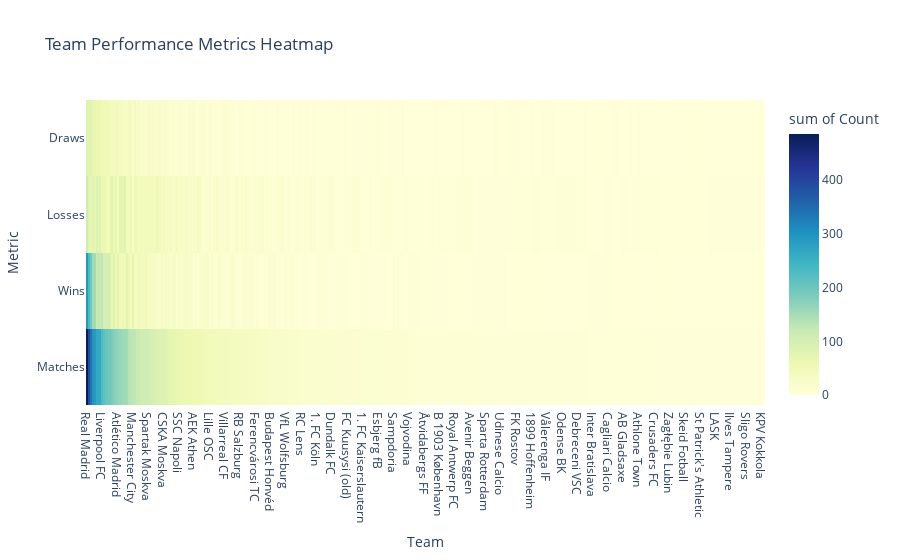

Write notebook code for a chart like this one.
### Code cell


### Figure 1 — Plotly figure (JSON) as saved in the notebook; plotly's stock layout.template omitted (floating-point values rounded to 4 significant figures; data arrays with more than 128 entries replaced by an {"elided": "..."} marker saying what was removed)
{"data": [{"coloraxis": "coloraxis", "histfunc": "sum", "hovertemplate": "Team=%{x}<br>Metric=%{y}<br>sum of Count=%{z}<extra></extra>", "name": "", "type": "histogram2d", "x": {"elided": "1416 str values"}, "xaxis": "x", "xbingroup": "x", "y": {"elided": "1416 str values"}, "yaxis": "y", "ybingroup": "y", "z": {"elided": "1416 int values"}}], "layout": {"coloraxis": {"colorbar": {"title": {"text": "sum of Count"}}, "colorscale": [[0, "rgb(255,255,217)"], [0.125, "rgb(237,248,177)"], [0.25, "rgb(199,233,180)"], [0.375, "rgb(127,205,187)"], [0.5, "rgb(65,182,196)"], [0.625, "rgb(29,145,192)"], [0.75, "rgb(34,94,168)"], [0.875, "rgb(37,52,148)"], [1, "rgb(8,29,88)"]]}, "legend": {"tracegroupgap": 0}, "title": {"text": "Team Performance Metrics Heatmap"}, "xaxis": {"anchor": "y", "categoryorder": "total descending", "domain": [0, 1], "title": {"text": "Team"}}, "yaxis": {"anchor": "x", "domain": [0, 1], "title": {"text": "Metric"}}}}
